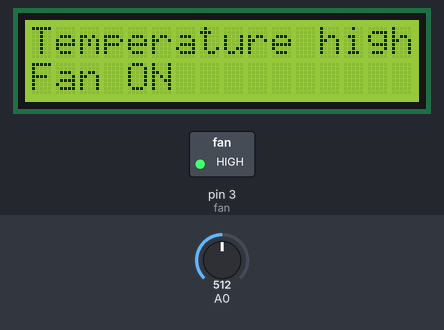
The sketch below on a simulated Arduino Uno, built with avr-gcc and run on an emulated ATmega328P. On the bench: 16×2 character LCD, switched loads named in the sketch (green lamp = pin HIGH). The test bench sets the inputs (shaded band); at power-on: A0 = 512.

Above: at 1.2 s.
1.3 s: A0 set to 135
5.0 s: A0 set to 111
At 7.1 s:
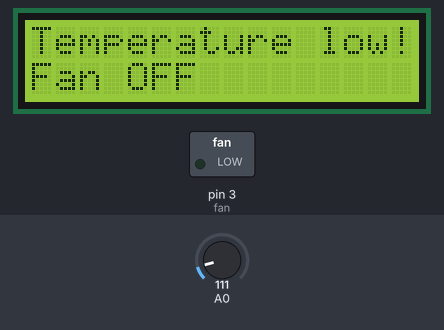
8.0 s: A0 set to 306
At 8.17 s:
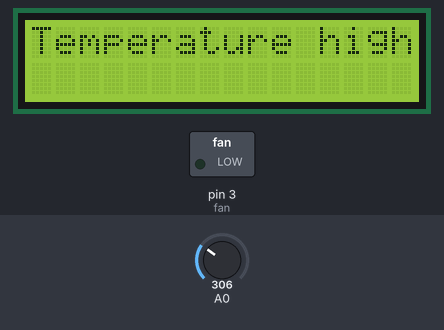
9.7 s: A0 set to 122
At 9.78 s:
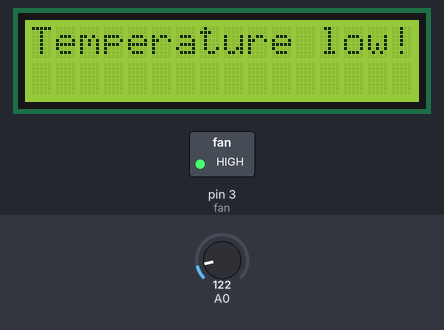
12.8 s: A0 set to 511
At 13.1 s:
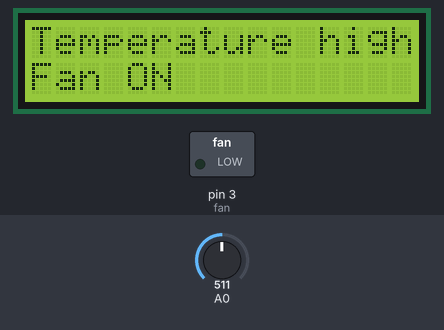
Timing chart, 0 to 15.8 s (numbered marks = the images above; inputs shaded):
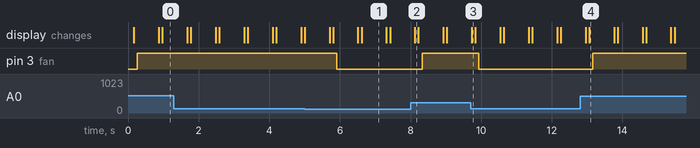

Measured:
- the behaviour switches between 123 and 122 on A0 (found by bisection; images 0 and 1)
- after the input at 5.0 s, pin 3 (fan): HIGH → LOW after 0.91 s; the display: first differs from a run without the input after 0.71 s (image 1 shows a later state)
- after the input at 8.0 s, pin 3 (fan): LOW → HIGH after 0.32 s; the display: changes after 0.12 s (image 2)
- after the input at 9.7 s, pin 3 (fan): HIGH → LOW after 0.24 s; the display: changes at once (image 3)
- after the input at 12.8 s, pin 3 (fan): LOW → HIGH after 0.36 s; the display: first changes after 0.16 s (image 4 shows a later state)
- what the display in image 1 shows lasts 0.7 s, from 6.6 s to 7.3 s

The sketch:

lcd_temp.ino
```cpp
#include<LiquidCrystal.h>

float temp;
float value;
int fan = 3;
const int rs = 13, en = 12, d4 = 7, d5 = 6, d6 = 5, d7 = 4;
LiquidCrystal lcd(rs, en, d4, d5, d6, d7);

void setup() {
  lcd.begin(16, 2);
  pinMode(A0, INPUT);
  pinMode(fan, OUTPUT);
}

void loop() {

  temp = analogRead(A0);

  float value = temp*(5.0/1024.0)*100.0;

  if (value>=60.0) {
    lcd.clear();
    lcd.setCursor(0,0);
    lcd.print("Temperature high!");
    delay(100);
    lcd.setCursor(0,1);
    lcd.print("Fan ON");
    delay(100);
    digitalWrite(fan, HIGH);
    delay(100);
  }

  else if (value<60.0) {
    lcd.clear();
    lcd.setCursor(0,0);
    lcd.print("Temperature low!");
    delay(100);
    lcd.setCursor(0,1);
    lcd.print("Fan OFF");
    delay(100);
    digitalWrite(fan, LOW);
    delay(100);
  }

  delay(500);
}
```
